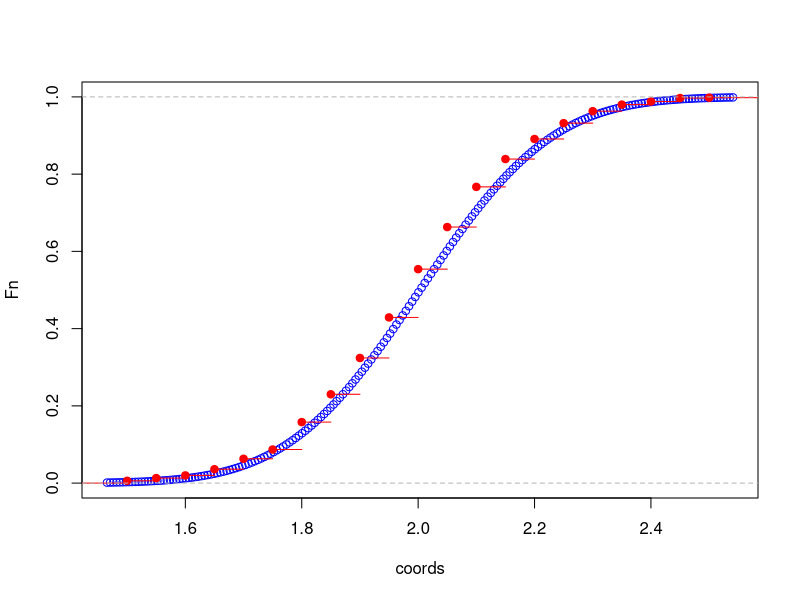

This figure's R source:

# Task 1

# Probability of the event that pattern 012 occurs in generated sequence 
#
# From the opposite, probability of event that there is not any pattern 012 in any 3 neighbourhood digits:
# P(NaP) = 1 - (1/10)*(1/10)*(1/10) = 999/1000 (Nap for Not a Pattern)
# In sequence of size n there is only n-2 positions to situate 3-digit pattern
# Total probability of event that there is not the 3-digit pattern in sequence:
# P(NPS) =  P(NaP) ^ (n-2) (NPS for No Pattern Sequence) 
# And the probability that there is the 3-digit pattern in sequence:
# P(012 in seq) = 1 -  P(NPS) = 1 - (999/1000) ^(n-2)

n <- c(100, 200, 1000) # sequence length
k <- 3 # pattern length
m <- 10000 # experiments
p <- c(0, 1, 2) # pattern

for(l in n){
    start_time <- Sys.time() 
    num <- 0 # number of coincidence
    
    for(i in 1:m){
        s <- sample(0:9, l, replace=T) # sequence
        if(sum(colSums(matrix(c(s[1:(l-2)],s[2:(l-1)],s[3:l]), ncol=l-k+1, byrow=TRUE) == p) == k)>0){
            num <- num +1
        }
    }

    end_time <- Sys.time()
   
    print( sprintf("sample: %d", l))
    print( sprintf( "theory: %f", 1 - ( (999/1000) ^ (l-2) ) ))
    print( sprintf( "experiment: %f", num / m))
    print(end_time - start_time)
    print("---------------------")
}

# Task 2

# Calculate  expected number of occurrences of 012 in sequence
#
# E = Z(xi*p(xi))
# Every 3 digits  can be represented as indicator I 
# E(I) = { 1 , p
#        { 0 , 1-p
# So E(experiment) = n*E(I) = n*p, where n - number of positions to situate 3-digit pattern, p - probability of 
# indicator show true - the combination of 3 digit equal 012 
# So E(experiment) = (k-2)*(1/1000)

n <- c(100, 200, 1000) # sequence length
k <- 3 # pattern length
N <- 10000 # experiments
p <- c(0, 1, 2) # pattern

for(l in n){
    start_time <- Sys.time() 
    num <- 0 # number of coincidence
    
    for(i in 1:N){
        s <- sample(0:9, l, replace=T) # sequence
         num <- num + sum(colSums(matrix(c(s[1:(l-2)],s[2:(l-1)],s[3:l]), ncol=l-k+1, byrow=TRUE) == p) == k)
    }

    end_time <- Sys.time()
   
    print( sprintf("sample: %d", l))
    print( sprintf( "theory: %f", (1/1000) * (l-2) ) )
    print( sprintf( "experiment: %f", num / N))
    print(end_time - start_time)
    print("---------------------")
}

# Task 3

# Calculate the expected length of the sequence obtained
# 
# For geometriacal random variable its expected equal: E(grv) = 1/p
# where p - probability that the combination of 3 digit equal 012 and equal 1/1000
# So E(grv) = 1/(1/1000) = 1000

n <- 10000 # sequence length
k <- 3 # pattern length
m <- 2000 # experiments
p <- c(0, 1, 2) # pattern


start_time <- Sys.time() 
num <- 0 # number of coincidence
    
i <- 0
while(i < m){
    s <- sample(0:9, n, replace=T) # sequence
    
    for(j in 1:(n-k+1)){  
        if(s[j] == p[1]){
            if(s[j+1] == p[2]){
                if(s[j+2] == p[3]){
                    num <- num + j
                    break
                }
            }
        }
    }
    i <- i + 1 
}

end_time <- Sys.time()

print( sprintf("sample: %d", n))
print( sprintf( "theory: %f", 1 / ( 1/1000) ) )
print( sprintf( "experiment: %f", num / m))
print(end_time - start_time)
print("---------------------")


# Task 4

n <- 20 # sample
N <- 1000 # experiments
k <- 0+1+2 # for id 012

start_time <- Sys.time() 

# ---------------------
# 1) generating of sample matrix
# ---------------------

mx <- matrix(sample(1:k, N * n, replace = T), N) # sample matrix
 
# ---------------------
# 2) getting vector of means by reducing every row
# ---------------------

for(i in 1:N){                                                                      
    mx[i, 1] <- mean(mx[i, ])
}

v <- mx[,1] # vector of means

# ---------------------
# 3) getting mean from vector of means
# ---------------------

mean_v <- mean(v) # mean

# ---------------------
# 4) getting standard deviation from vector of means
# ---------------------

sigma <- sd(v) # standard deviation

# ---------------------
# 5) generating of sequence of 200 coordinates in interval from mean_v - (3 * sigma) to mean_v + (3 * sigma)
# ---------------------

coords <- seq(mean_v - (3 * sigma) , mean_v + (3 * sigma), length.out = 200) 

# ---------------------
# 6) getting normal distribution 
# ---------------------

Fn <- pnorm(coords, mean = mean_v , sd = sigma)

# ---------------------
# 7) getting empirical distribution function
# ---------------------

Fe <- ecdf(v)      

# ---------------------
# 8) creating array of differences 
# ---------------------

d <- 0 # array of different values

for (i in 1:200){ 
    d[i] <- abs(Fn[i] - Fe(coords[i]))
}

# ---------------------
# 9) displaying normal distribution and empirical distribution on the graph 
# ---------------------

plot(coords, Fn,  col = "blue", main = NA)
plot(Fe, col = "red", add = T)

print(sprintf("max difference: %f", max(d)))
end_time <- Sys.time()
print(end_time - start_time)
print("---------------------")



